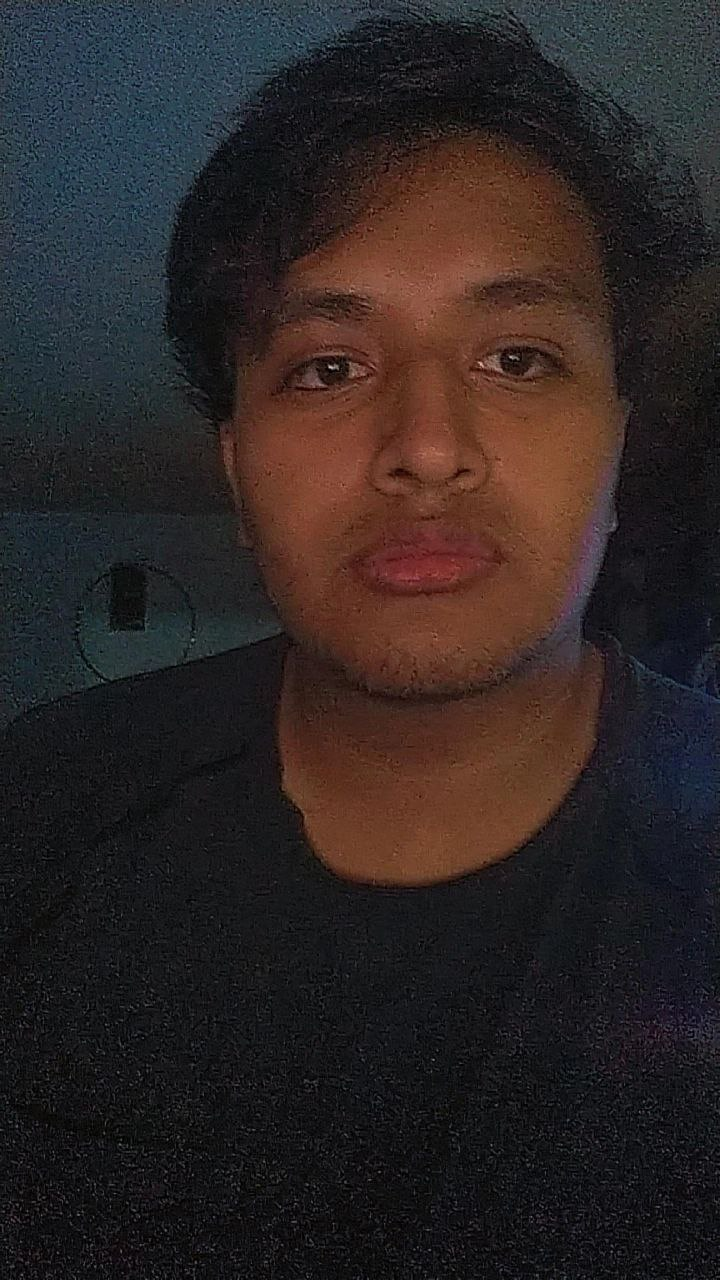
#> input picture Face-Recognition/images/imputImages/Edgar.jpg, 720 x 1280 px, found by its file name; its folder holds only this picture in this run
$ python extraccionrostros.py
#> lines starting #> are read from the running program, lines starting #| are printed output that depends on the picture
import cv2
import os

imagesPath = "Face-Recognition/images/imputImages"

if not os.path.exists("faces"):
    os.makedirs("faces")
    print("Nueva carpeta: faces")

#Detector facial
faceClassif = cv2.CascadeClassifier(cv2.data.haarcascades + "haarcascade_frontalface_default.xml")

count = 0
for imageName in os.listdir(imagesPath):
    print(imageName)
    image = cv2.imread(imagesPath + "/" + imageName)
#> image is the input picture: shape (1280, 720, 3); mean B, G, R 36.4, 36.9, 45
    faces= faceClassif.detectMultiScale(image, 1.1,5)
#> faces = [[181, 194, 482, 482]]
    for (x, y, w, h) in faces:
        #cv2.rectangle(image, (x,y), (x+w, y+h), (0,255,0),2)
        face = image[y:y+h, x:x+w]
        face = cv2.resize(face, (150,150))
        cv2.imwrite("faces/"+ str (count)+".jpg", face)
        count +=1
#> this loop made 1 pass
#> (x, y, w, h, count) on pass 1: (181, 194, 482, 482, 1)
#> pass 1, `face = image[y:y+h, x:x+w]`:
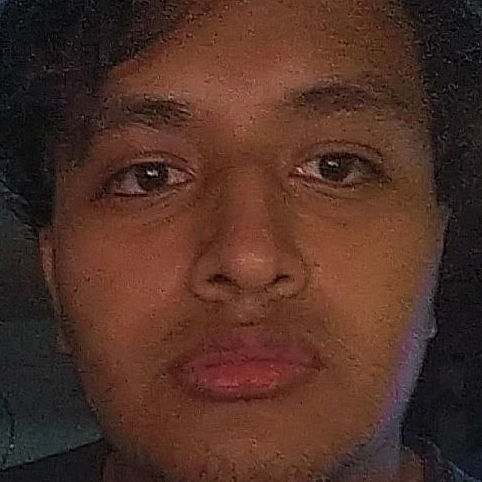
#> face: shape (482, 482, 3); mean B, G, R 38.3, 48.6, 79.4
#> after the loop, count = 1
        # [5 lines of commented-out code are left out]
cv2.destroyAllWindows()
